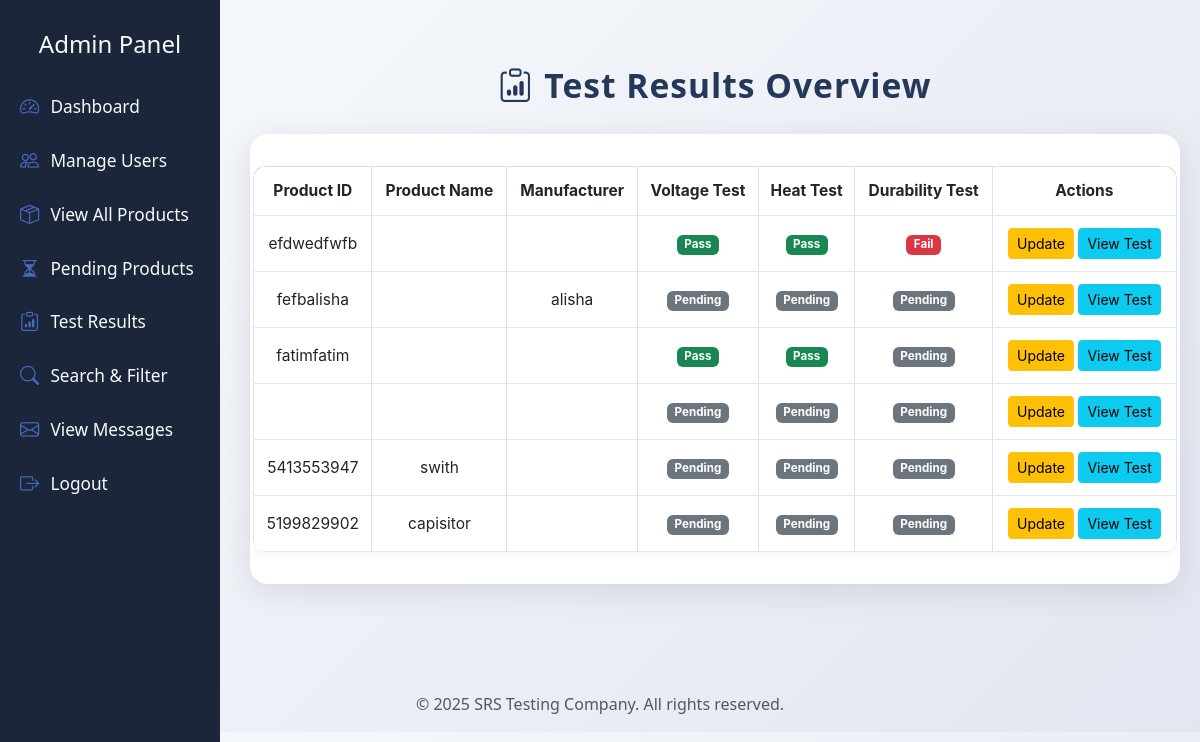
The app's page /srs_testing/admin/view_results.php (signed in) with its own data.
### tables this page shows
CREATE TABLE `products` (
  `id` int(11) NOT NULL,
  `user_id` int(11) NOT NULL,
  `product_id` varchar(10) NOT NULL,
  `product_name` varchar(100) NOT NULL,
  `description` text DEFAULT NULL,
  `created_at` timestamp NOT NULL DEFAULT current_timestamp(),
  `product_code` varchar(20) DEFAULT NULL,
  `revision` varchar(10) DEFAULT NULL,
  `manufacture_no` varchar(10) DEFAULT NULL,
  `status` varchar(20) DEFAULT NULL,
  `remarks` text DEFAULT NULL,
  `test_type` varchar(50) DEFAULT NULL,
  `tested_by` varchar(100) DEFAULT NULL,
  `tested_at` datetime DEFAULT NULL
);

CREATE TABLE `voltage_tests` (
  `id` int(11) NOT NULL,
  `product_id` int(11) NOT NULL,
  `voltage_level` tinyint(1) DEFAULT NULL,
  `voltage_stability` tinyint(1) DEFAULT NULL,
  `voltage_spike_protection` tinyint(1) DEFAULT NULL,
  `status` enum('Pass','Fail') DEFAULT NULL,
  `remarks` text DEFAULT NULL,
  `tested_by` varchar(100) DEFAULT NULL,
  `tested_at` datetime DEFAULT current_timestamp()
);

CREATE TABLE `heat_tests` (
  `id` int(11) NOT NULL,
  `product_id` int(11) NOT NULL,
  `heat_resistance` tinyint(1) DEFAULT NULL,
  `temperature_tolerance` tinyint(1) DEFAULT NULL,
  `overheating_protection` tinyint(1) DEFAULT NULL,
  `status` enum('Pass','Fail') DEFAULT NULL,
  `remarks` text DEFAULT NULL,
  `tested_by` varchar(100) DEFAULT NULL,
  `tested_at` datetime DEFAULT current_timestamp()
);

CREATE TABLE `durability_tests` (
  `id` int(11) NOT NULL,
  `product_id` int(11) NOT NULL,
  `drop_test` tinyint(1) DEFAULT NULL,
  `water_resistance` tinyint(1) DEFAULT NULL,
  `material_strength` tinyint(1) DEFAULT NULL,
  `status` enum('Pass','Fail') DEFAULT NULL,
  `remarks` text DEFAULT NULL,
  `tested_by` varchar(100) DEFAULT NULL,
  `tested_at` datetime DEFAULT current_timestamp()
);

CREATE TABLE `users` (
  `id` int(11) NOT NULL,
  `name` varchar(100) NOT NULL,
  `email` varchar(100) NOT NULL,
  `password` varchar(255) DEFAULT NULL,
  `role` enum('admin','manufacturer') NOT NULL,
  `created_at` timestamp NOT NULL DEFAULT current_timestamp(),
  `company_name` varchar(255) DEFAULT NULL,
  `profile_pic` varchar(255) DEFAULT NULL,
  `profile_picture` varchar(255) DEFAULT NULL,
  `address` text DEFAULT NULL,
  `phone_number` varchar(20) DEFAULT NULL,
  `city` varchar(50) DEFAULT NULL,
  `country` varchar(50) DEFAULT NULL,
  `website` varchar(100) DEFAULT NULL,
  `phone` varchar(20) DEFAULT NULL,
  `gender` varchar(10) DEFAULT NULL,
  `birthday` date DEFAULT NULL
);

### srs_testing/admin/view_results.php (the view, shortened to what this page needs)
<?php
include '../includes/db.php';
$stmt = $pdo->query("SELECT p.*, u.name AS manufacturer_name FROM products p LEFT JOIN users u ON p.user_id = u.id");
$products = $stmt->fetchAll();
function getTestStatus($pdo, $table, $product_id) {
    $q = $pdo->prepare("SELECT status FROM $table WHERE product_id = ? ORDER BY tested_at DESC LIMIT 1");
    $q->execute([$product_id]);
    $row = $q->fetch();
    return $row ? $row['status'] : 'Pending';
}
?>
<?php include '../includes/header.php'; ?>
<div class="container-fluid px-0">
  <div class="pending-title mb-4">
    <i class="bi bi-clipboard-data"></i> Test Results Overview
  </div>
  <div class="pending-table">
    <div class="table-responsive">
      <table class="table table-bordered table-hover align-middle">
        <thead>
          <tr>
            <th>Product ID</th>
            <th>Product Name</th>
            <th>Manufacturer</th>
            <th>Voltage Test</th>
            <th>Heat Test</th>
            <th>Durability Test</th>
            <th>Actions</th>
          </tr>
        </thead>
        <tbody>
          <?php foreach ($products as $p): ?>
            <tr>
              <td><?= htmlspecialchars($p['product_id']) ?></td>
              <td><?= htmlspecialchars($p['product_name']) ?></td>
              <td><?= htmlspecialchars($p['manufacturer_name'] ?? '-') ?></td>
              <td>
                <?php
                  $status = getTestStatus($pdo, 'voltage_tests', $p['id']);
                  $badge = $status === 'Pass' ? 'success' : ($status === 'Fail' ? 'danger' : 'secondary');
                ?>
                <span class="badge bg-<?= $badge ?>"><?= $status ?></span>
              </td>
              <td>
                <?php
                  $status = getTestStatus($pdo, 'heat_tests', $p['id']);
                  $badge = $status === 'Pass' ? 'success' : ($status === 'Fail' ? 'danger' : 'secondary');
                ?>
                <span class="badge bg-<?= $badge ?>"><?= $status ?></span>
              </td>
              <td>
                <?php
                  $status = getTestStatus($pdo, 'durability_tests', $p['id']);
                  $badge = $status === 'Pass' ? 'success' : ($status === 'Fail' ? 'danger' : 'secondary');
                ?>
                <span class="badge bg-<?= $badge ?>"><?= $status ?></span>
              </td>
              <td>
                <a href="update_test.php?product_id=<?= $p['id'] ?>" class="btn btn-warning btn-sm">Update</a>
                <a href="view_test_result.php?product_id=<?= $p['id'] ?>" class="btn btn-info btn-sm">View Test</a>
              </td>
            </tr>
          <?php endforeach; ?>
        </tbody>
      </table>
    </div>
  </div>
</div>
<?php include '../includes/footer.php'; ?>

### srs_testing/admin/view_results.php (style rules this page uses)
.pending-title { color: #263859; font-weight: 900; font-size: 2.1rem; letter-spacing: 1px; margin-bottom: 2.2rem; margin-top: 2.5rem; text-align: center; display: flex; align-items: center; justify-content: center; gap: 0.7rem; }
.pending-table { background: #fff; border-radius: 18px; box-shadow: 0 8px 32px 0 rgba(44,62,80,0.13); padding: 2.2rem 1.2rem 1.2rem 1.2rem; margin: 0 auto 2.5rem auto; max-width: 1200px; }
.table { border-radius: 14px; overflow: hidden; margin-top: 1rem; background: linear-gradient(90deg, #f7fafc 60%, #e3e6f0 100%); box-shadow: 0 2px 8px rgba(39,70,144,0.07); }
.table thead { background-color: #274690; color: #fff; }
.table th, .table td { vertical-align: middle; font-size: 1.07rem; text-align: center; border-bottom: 1px solid #e3e6f0; padding: 0.75rem 0.5rem; font-family: 'Inter', 'Segoe UI', Arial, sans-serif; }
@media (max-width: 1200px) { .pending-table { padding: 1rem 0.2rem; max-width: 100%; } }
@media (max-width: 1200px) { .table th, .table td { font-size: 0.97rem; } }

### records on screen
products: product "efdwedfwfb", id.status "Pass", id.status "Fail"
products: product "fefbalisha", user.name "alisha", status "Pending"
products: product "fatimfatim", id.status "Pass", status "Pending"
products: status "Pending"
products: product "5413553947", product_name "swith", status "Pending"
products: product "5199829902", product_name "capisitor", status "Pending"
